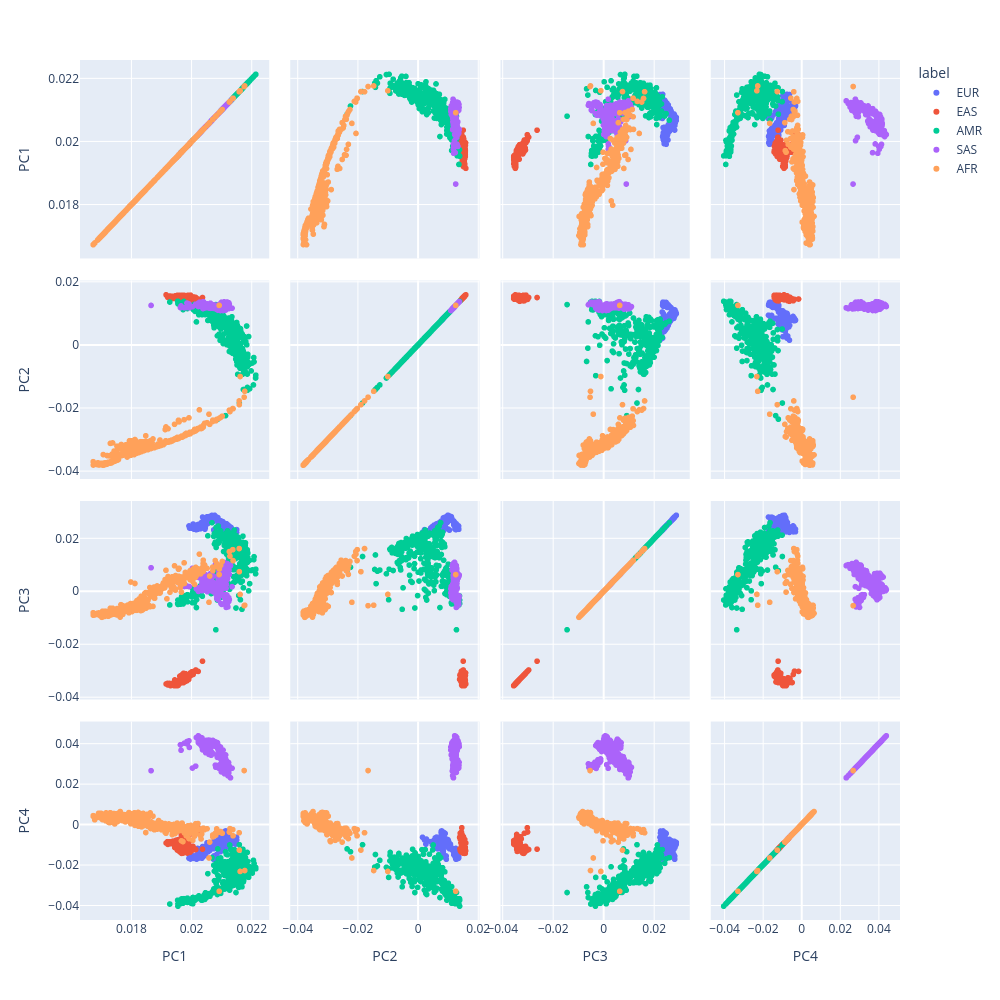

Notebook code cell kept with this figure:
### Code cell
import plotly.express as px

pcs = [1,2,3,4]

fig = px.scatter_matrix(
    pd.DataFrame({
        f"PC{i}": Vt[i-1, :]
        for i in pcs
    }).assign(label=label_arr),
    dimensions=[f"PC{i}" for i in pcs],
    color="label"
)
fig.update_layout(
        width=1000,
        height=1000)
fig.show()

### Figure 1 — Plotly figure (JSON) as saved in the notebook; plotly's stock layout.template omitted (floating-point values rounded to 4 significant figures; data arrays with more than 128 entries replaced by an {"elided": "..."} marker saying what was removed)
{"data": [{"dimensions": [{"axis": {"matches": true}, "label": "PC1", "values": {"elided": "503 float values"}}, {"axis": {"matches": true}, "label": "PC2", "values": {"elided": "503 float values"}}, {"axis": {"matches": true}, "label": "PC3", "values": {"elided": "503 float values"}}, {"axis": {"matches": true}, "label": "PC4", "values": {"elided": "503 float values"}}], "hovertemplate": "label=EUR<br>%{xaxis.title.text}=%{x}<br>%{yaxis.title.text}=%{y}<extra></extra>", "legendgroup": "EUR", "marker": {"color": "#636efa", "symbol": "circle"}, "name": "EUR", "showlegend": true, "type": "splom"}, {"dimensions": [{"axis": {"matches": true}, "label": "PC1", "values": {"elided": "504 float values"}}, {"axis": {"matches": true}, "label": "PC2", "values": {"elided": "504 float values"}}, {"axis": {"matches": true}, "label": "PC3", "values": {"elided": "504 float values"}}, {"axis": {"matches": true}, "label": "PC4", "values": {"elided": "504 float values"}}], "hovertemplate": "label=EAS<br>%{xaxis.title.text}=%{x}<br>%{yaxis.title.text}=%{y}<extra></extra>", "legendgroup": "EAS", "marker": {"color": "#EF553B", "symbol": "circle"}, "name": "EAS", "showlegend": true, "type": "splom"}, {"dimensions": [{"axis": {"matches": true}, "label": "PC1", "values": {"elided": "347 float values"}}, {"axis": {"matches": true}, "label": "PC2", "values": {"elided": "347 float values"}}, {"axis": {"matches": true}, "label": "PC3", "values": {"elided": "347 float values"}}, {"axis": {"matches": true}, "label": "PC4", "values": {"elided": "347 float values"}}], "hovertemplate": "label=AMR<br>%{xaxis.title.text}=%{x}<br>%{yaxis.title.text}=%{y}<extra></extra>", "legendgroup": "AMR", "marker": {"color": "#00cc96", "symbol": "circle"}, "name": "AMR", "showlegend": true, "type": "splom"}, {"dimensions": [{"axis": {"matches": true}, "label": "PC1", "values": {"elided": "489 float values"}}, {"axis": {"matches": true}, "label": "PC2", "values": {"elided": "489 float values"}}, {"axis": {"matches": true}, "label": "PC3", "values": {"elided": "489 float values"}}, {"axis": {"matches": true}, "label": "PC4", "values": {"elided": "489 float values"}}], "hovertemplate": "label=SAS<br>%{xaxis.title.text}=%{x}<br>%{yaxis.title.text}=%{y}<extra></extra>", "legendgroup": "SAS", "marker": {"color": "#ab63fa", "symbol": "circle"}, "name": "SAS", "showlegend": true, "type": "splom"}, {"dimensions": [{"axis": {"matches": true}, "label": "PC1", "values": {"elided": "661 float values"}}, {"axis": {"matches": true}, "label": "PC2", "values": {"elided": "661 float values"}}, {"axis": {"matches": true}, "label": "PC3", "values": {"elided": "661 float values"}}, {"axis": {"matches": true}, "label": "PC4", "values": {"elided": "661 float values"}}], "hovertemplate": "label=AFR<br>%{xaxis.title.text}=%{x}<br>%{yaxis.title.text}=%{y}<extra></extra>", "legendgroup": "AFR", "marker": {"color": "#FFA15A", "symbol": "circle"}, "name": "AFR", "showlegend": true, "type": "splom"}], "layout": {"dragmode": "select", "height": 1000, "legend": {"title": {"text": "label"}, "tracegroupgap": 0}, "margin": {"t": 60}, "width": 1000}}
